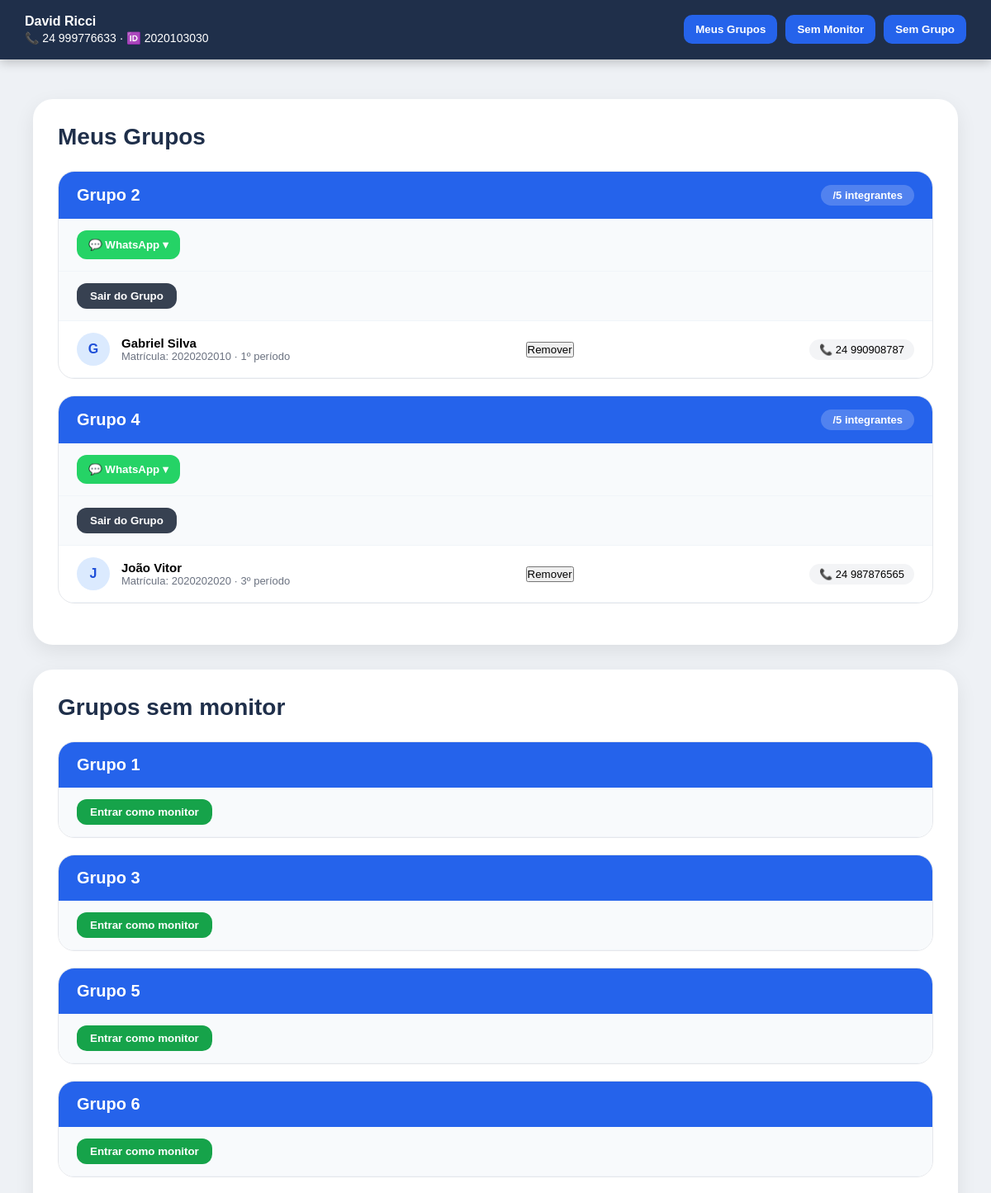
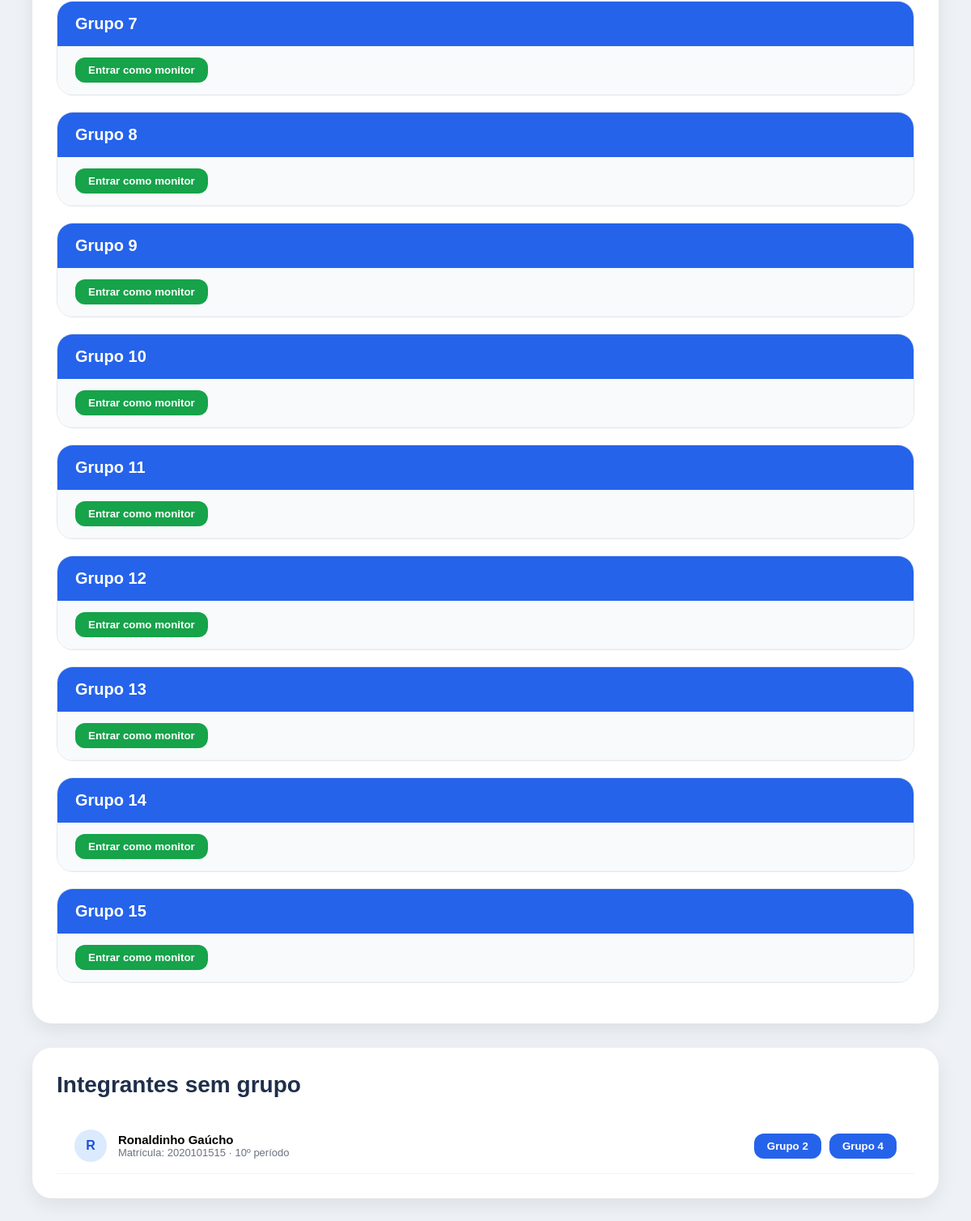
/monitor/ (signed in), run on the app's committed database (2 pictures, top to bottom).
### core/models.py (models this page shows, shortened)
class Usuario(AbstractUser):
    TIPOS = [
        ('monitor', 'Monitor'),
        ('integrante', 'Integrante')
    ]
    PERIODOS = [
        ('1', '1'), ('2', '2'), ('3', '3'), ('4', '4'),
        ('5', '5'), ('6', '6'), ('7', '7'), ('8', '8'),
        ('9', '9'), ('10', '10'),
    ]
    telefone_validator = RegexValidator(
        regex=r'^\d{2}\s\d{9}$',
        message='Formato correto: 24 999660787'
    )
    nome = models.CharField(max_length=100)
    matricula = models.CharField(max_length=20, unique=True)
    periodo = models.CharField(max_length=2, choices=PERIODOS)
    email = models.EmailField(unique=True)
    telefone = models.CharField(
        max_length=20,
        validators=[telefone_validator]
    )
    tipo = models.CharField(max_length=20, choices=TIPOS)
    grupo = models.ForeignKey(
        Grupo,
        on_delete=models.SET_NULL,
        null=True,
        blank=True
    )

class Grupo(models.Model):
    numero = models.IntegerField(unique=True)
    monitores = models.ManyToManyField(
        'Usuario',
        blank=True,
        related_name='grupos_monitorados'
    )
    whatsapp_link = models.URLField(blank=True, null=True)

### core/views.py (the view)
# urls.py: path('monitor/', monitor),
def monitor(request):
    usuario = request.user
    grupos = Grupo.objects.all().order_by('numero')
    meus_grupos = usuario.grupos_monitorados.all()
    grupos_sem_monitor = [
        g for g in grupos if not g.monitores.exists()
    ]
    integrantes_sem_grupo = Usuario.objects.filter(
        tipo='integrante',
        grupo=None
    ).order_by('nome')
    for grupo in grupos:
        grupo.contagem_integrantes = Usuario.objects.filter(
            grupo=grupo,
            tipo='integrante'
        ).count()
    return render(request, 'monitor.html', {
        'usuario': usuario,
        'meus_grupos': meus_grupos,
        'grupos_sem_monitor': grupos_sem_monitor,
        'integrantes_sem_grupo': integrantes_sem_grupo,
        'grupos': grupos,
    })

### core/templates/monitor.html (shortened to what this page needs)
<!DOCTYPE html>
<html lang="pt-BR">
<head>
</head>
<body>
<div class="header">
    <div class="header-info">
        <strong>{{ usuario.nome }}</strong><br>
        📞 {{ usuario.telefone }} · 🆔 {{ usuario.matricula }}
    </div>
    <div class="nav-buttons">
        <a href="#meus-grupos"><button>Meus Grupos</button></a>
        <a href="#sem-monitor"><button>Sem Monitor</button></a>
        <a href="#sem-grupo"><button>Sem Grupo</button></a>
    </div>
</div>
<div class="box" id="meus-grupos">
    <h2 class="section-title">Meus Grupos</h2>
    {% for grupo in meus_grupos %}
        <div class="grupo-card">
            <div class="grupo-card-header">
                <span class="grupo-card-titulo">Grupo {{ grupo.numero }}</span>
                <span class="grupo-card-contador">
                    {{ grupo.contagem_integrantes }}/5 integrantes
                </span>
            </div>
            <div class="whatsapp-dropdown">
                <button class="whatsapp-btn" onclick="toggleWhatsapp(this)">
                    💬 WhatsApp ▾
                </button>
            </div>
            <div class="grupo-card-actions">
                <a href="/sair-grupo/{{ grupo.id }}/">
                    <button class="btn-sair">Sair do Grupo</button>
                </a>
            </div>
            {% for usuario in grupo.usuario_set.all|dictsort:"nome" %}
                {% if usuario.tipo == 'integrante' %}
                    <div class="integrante-row">
                        <div class="integrante-left">
                            <div class="avatar">
                                {{ usuario.nome|first|upper }}
                            </div>
                            <div>
                                <div class="integrante-nome">{{ usuario.nome }}</div>
                                <div class="integrante-info">
                                    Matrícula: {{ usuario.matricula }} · {{ usuario.periodo }}º período
                                </div>
                            </div>
                        </div>
                        <div style="display:flex; align-items:center; gap:10px;">
                            <a href="/remover-integrante/{{ usuario.id }}/">
                                <button class="btn-remover">
                                    Remover
                                </button>
                            </a>
                        </div>
                        <span class="telefone-pill">
                            📞 {{ usuario.telefone }}
                        </span>
                    </div>
                {% endif %}
            {% endfor %}
        </div>
    {% endfor %}
</div>
<div class="box" id="sem-monitor">
    <h2 class="section-title">Grupos sem monitor</h2>
    {% for grupo in grupos_sem_monitor %}
        <div class="grupo-card">
            <div class="grupo-card-header">
                <span class="grupo-card-titulo">Grupo {{ grupo.numero }}</span>
            </div>
            <div class="grupo-card-actions">
                <a href="/entrar-grupo/{{ grupo.id }}/">
                    <button class="btn-sair" style="background:#16a34a;">
                        Entrar como monitor
                    </button>
                </a>
            </div>
        </div>
    {% empty %}
        <p class="empty-row">Nenhum grupo sem monitor.</p>
    {% endfor %}
</div>
<div class="box" id="sem-grupo">
    <h2 class="section-title">Integrantes sem grupo</h2>
    {% for usuario in integrantes_sem_grupo %}
        <div class="integrante-row">
            <div class="integrante-left">
                <div class="avatar">
                    {{ usuario.nome|first|upper }}
                </div>
                <div>
                    <div class="integrante-nome">{{ usuario.nome }}</div>
                    <div class="integrante-info">
                        Matrícula: {{ usuario.matricula }} · {{ usuario.periodo }}º período
                    </div>
                </div>
            </div>
            <div style="display:flex; gap:10px; flex-wrap:wrap; justify-content:flex-end;">
                {% for grupo in meus_grupos %}
                    <a href="/adicionar-integrante/{{ usuario.id }}/{{ grupo.id }}/">
                        <button class="btn-sair" style="background:#2563eb;">
                            Grupo {{ grupo.numero }}
                        </button>
                    </a>
                {% empty %}
                    <span class="empty-row">Você não possui grupos.</span>
                {% endfor %}
            </div>
        </div>
    {% empty %}
        <p class="empty-row">Nenhum integrante sem grupo.</p>
    {% endfor %}
</div>
</body>
</html>

### core/templates/monitor.html (style rules this page uses)
* { margin:0; padding:0; box-sizing:border-box; }
body { font-family: Arial, sans-serif; background:#eef1f5; padding:40px; padding-top:120px; }
.header { position:fixed; top:0; left:0; width:100%; background:#1f2f4a; color:white; display:flex; justify-content:space-between; align-items:center; padding:15px 30px; z-index:1000; box-shadow:0 4px 12px rgba(0,0,0,0.2); }
.header-info { font-size:14px; line-height:1.4; }
.header-info strong { font-size:16px; }
.nav-buttons { display:flex; gap:10px; }
.nav-buttons a { text-decoration:none; }
.nav-buttons button { background:#2563eb; color:white; border:none; padding:10px 14px; border-radius:10px; cursor:pointer; font-weight:bold; }
.box { background:white; padding:30px; border-radius:24px; margin-bottom:30px; box-shadow:0 8px 25px rgba(0,0,0,0.08); }
.section-title { color:#1f2f4a; font-size:28px; margin-bottom:25px; }
.grupo-card { border:1px solid #e5e7eb; border-radius:20px; margin-bottom:20px; overflow:hidden; }
.grupo-card-header { background:#2563eb; padding:16px 22px; display:flex; justify-content:space-between; align-items:center; }
.grupo-card-titulo { color:white; font-size:20px; font-weight:bold; }
.grupo-card-contador { background:rgba(255,255,255,0.2); color:white; padding:5px 14px; border-radius:999px; font-size:13px; font-weight:bold; }
.grupo-card-actions { padding:14px 22px; background:#f8fafc; border-bottom:1px solid #f1f5f9; }
.btn-sair { padding:8px 16px; border:none; border-radius:12px; background:#374151; color:white; font-weight:bold; cursor:pointer; }
.integrante-row { display:flex; justify-content:space-between; align-items:center; padding:14px 22px; border-bottom:1px solid #f1f5f9; }
.integrante-left { display:flex; align-items:center; gap:14px; }
.avatar { width:40px; height:40px; border-radius:50%; background:#dbeafe; color:#1d4ed8; font-weight:bold; display:flex; align-items:center; justify-content:center; }
.integrante-nome { font-weight:bold; font-size:15px; }
.integrante-info { font-size:13px; color:#6b7280; }
.telefone-pill { background:#f3f4f6; padding:5px 12px; border-radius:999px; font-size:13px; }
.whatsapp-dropdown { padding:14px 22px; background:#f8fafc; border-bottom:1px solid #f1f5f9; }
.whatsapp-btn { background:#25D366; color:white; border:none; padding:10px 14px; border-radius:12px; font-weight:bold; cursor:pointer; }
html { scroll-behavior:smooth; }

### data on the page
Usuario: nome "David Ricci", telefone "24 999776633", matricula "2020103030"
Grupo: numero "2"
Usuario: nome|first "G", nome "Gabriel Silva", matricula "2020202010", periodo "1", telefone "24 990908787"
Grupo: numero "4"
Usuario: nome|first "J", nome "João Vitor", matricula "2020202020", periodo "3", telefone "24 987876565"
Grupo: numero "1"
Grupo: numero "3"
Grupo: numero "5"
Grupo: numero "6"
Grupo: numero "7"
Grupo: numero "8"
Grupo: numero "9"
Grupo: numero "10"
Grupo: numero "11"
Grupo: numero "12"
Grupo: numero "13"
Grupo: numero "14"
Grupo: numero "15"
Usuario: nome|first "R", nome "Ronaldinho Gaúcho", matricula "2020101515", periodo "10"
